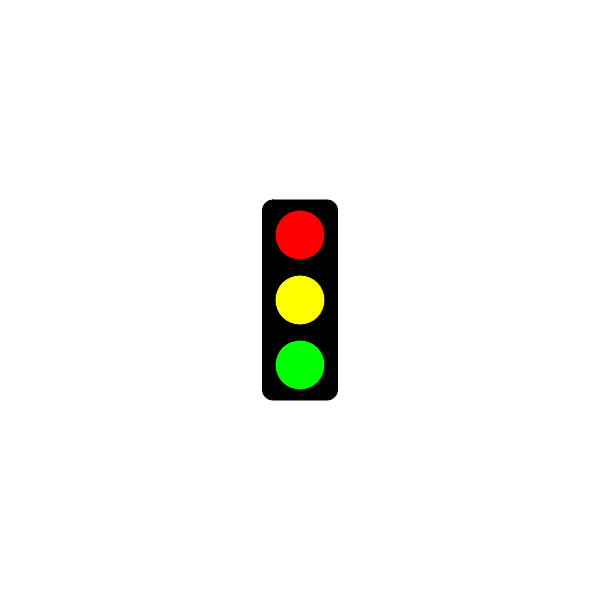
Frame 1 (no input)
Frame 60 (no input): identical to frame 1, image omitted
Frame 120 (the mouse pressed at the canvas centre since frame 60): identical to frame 1, image omitted

The p5.js sketch that drew this single still picture (run headless with seeded random() and noise() and a simulated clock; from frame 60 on, the mouse is pressed at the canvas centre):

// p5.js sketch
// ── sketch.js
//Traffic Light Starter Code
//Dan Schellenberg
//Feb 23, 2018

//GOAL: make a 'traffic light' simulator. For now, just have the light
// changing according to time. You may want to investigate the millis()
// function at processing.org/reference.
let time;

function setup() {
  createCanvas(600, 600);
  time = 0;
}

function draw() {
  background(255);
  drawOutlineOfLights();
}

function drawOutlineOfLights() {
  //box
  rectMode(CENTER);
  fill(0);
  rect(width/2, height/2, 75, 200, 10);

  //lights
  if (time) {
    fill(255,0,0);
    ellipse(width/2, height/2 - 65, 50, 50);
    millisecond = 1
  }
  fill(255,0,0);
  ellipse(width/2, height/2 - 65, 50, 50); //top
  fill(255,255,0);
  ellipse(width/2, height/2, 50, 50); //middle
  fill(0,255,0);
  ellipse(width/2, height/2 + 65, 50, 50); //bottom
}
